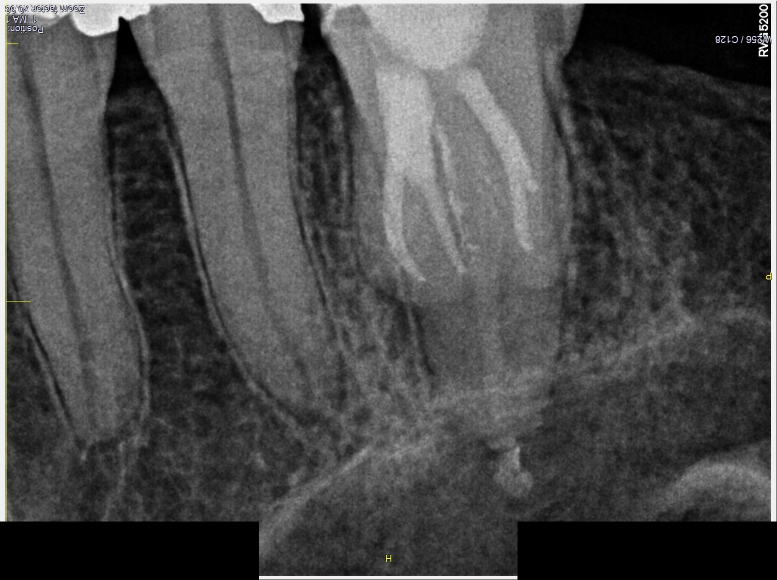
#> input picture Image_preprocessing/con_imagen/105_age54_sexF_cens.jpg, 1554 x 1160 px (shown at 1/2 size); its folder holds 2 pictures in this run
$ python image_preprocessing.py
#> lines starting #> are read from the running program, lines starting #| are printed output that depends on the picture
import numpy as np
try:
    import cv2
except:
    print('to run this script you will need to install OpenCV library')
    print('ending execution')
    import cv2
import os

path = input('enter the path where your images are')
#> the answer given: con_imagen
print('/n')
outpath = input('enter the path where you want to save the censored images')
#> the answer given: out.png
# path = '/Users/cnieto/Downloads/fets'
xrays = os.listdir(path)
print(xrays)

for i in xrays:
    try:
        image = cv2.imread(f'{path}/{i}')
#> image is the input picture: shape (1160, 1554, 3); mean B, G, R 74.2, 74.4, 74.4
        # extract 1/10 of the height
        ten = int(image.shape[0] /10)
#> ten = 116
        # extract 1/3 of the width
        three = int(image.shape[1] / 3)
#> three = 518
        #create black rectangle on top left
        cv2.rectangle(image, (0,0),(three,ten),(0,0,0),-1)
        #create black rectangle on top right
        cv2.rectangle(image, (image.shape[1],0),(image.shape[1] - three,ten),(0,0,0),-1)
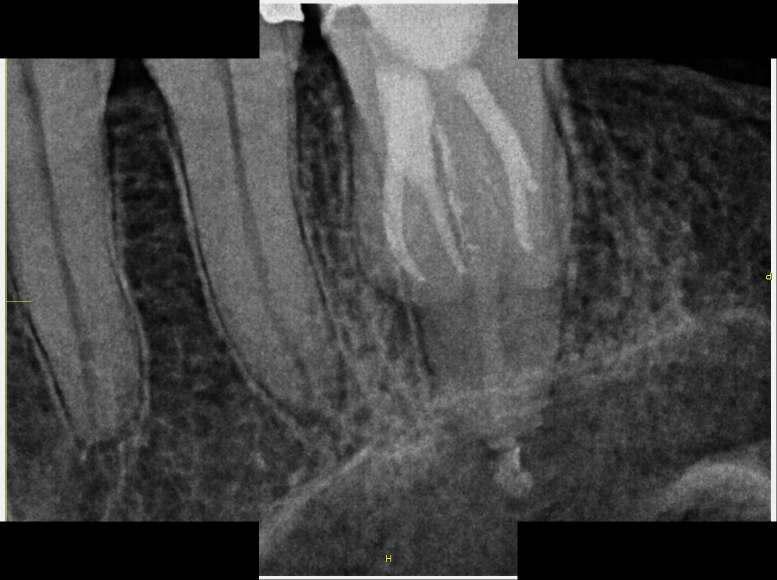
#> image: shape (1160, 1554, 3) (shown at 1/2 size); mean B, G, R 68.3, 68.4, 68.4
        cv2.imwrite(f'{outpath}/{i[:-4]}_cens.jpg', image)
    except:
        pass
